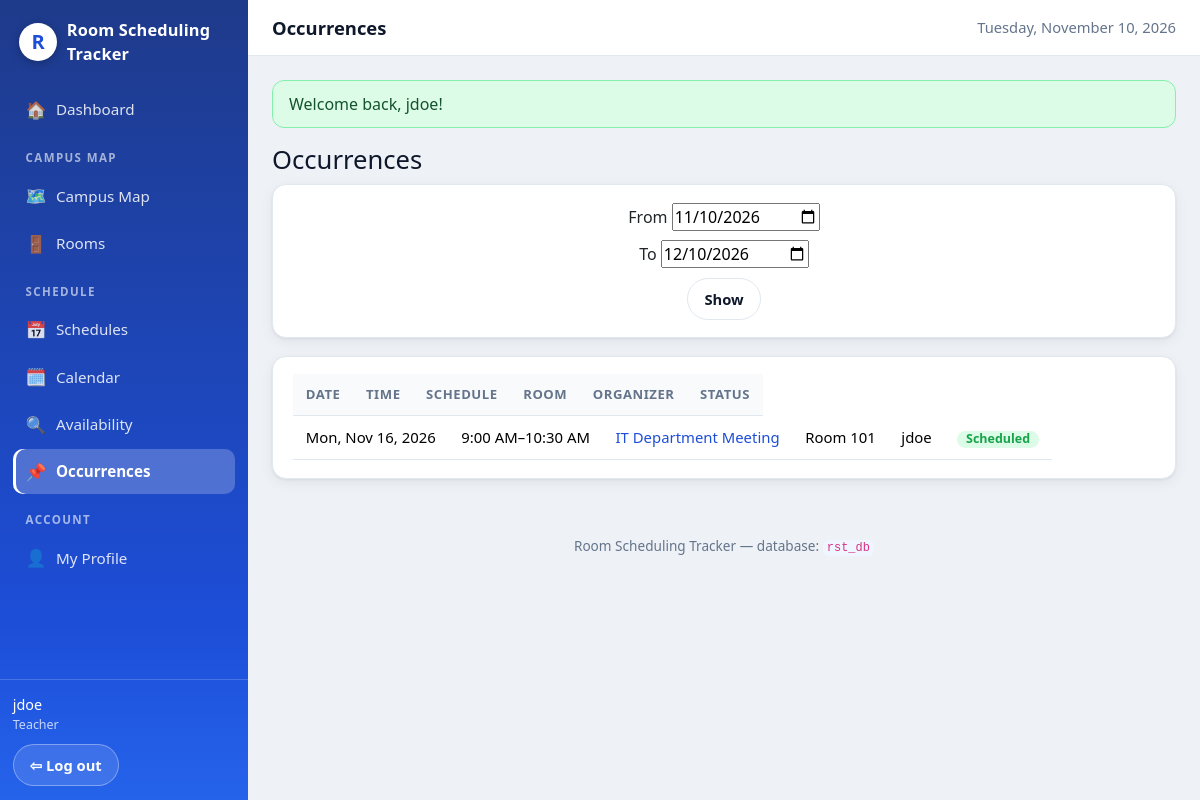
Screenshot of /occurrences (signed in) with the database file from the repository.
### tables this page shows
CREATE TABLE IF NOT EXISTS tblScheduleOccurrences (
  occurrence_id     INT UNSIGNED NOT NULL AUTO_INCREMENT,
  schedule_id       INT UNSIGNED NOT NULL,
  occurrence_date   DATE NOT NULL,
  room_id           INT UNSIGNED NOT NULL,
  start_time        TIME NOT NULL,
  end_time          TIME NOT NULL,
  occurrence_status VARCHAR(20) NOT NULL DEFAULT 'scheduled',
  PRIMARY KEY (occurrence_id),
  UNIQUE KEY uq_occurrences (schedule_id, occurrence_date, room_id, start_time),
  CONSTRAINT fk_occurrences_schedule FOREIGN KEY (schedule_id)
    REFERENCES tblSchedules (schedule_id) ON DELETE CASCADE ON UPDATE CASCADE,
  CONSTRAINT fk_occurrences_room FOREIGN KEY (room_id)
    REFERENCES tblRooms (room_id) ON DELETE RESTRICT ON UPDATE CASCADE,
  KEY idx_occurrences_room_date (room_id, occurrence_date, start_time),
  KEY idx_occurrences_date (occurrence_date),
  CONSTRAINT chk_occurrences_time CHECK (end_time > start_time)
);

CREATE TABLE IF NOT EXISTS tblUsers (
  user_id       INT UNSIGNED NOT NULL AUTO_INCREMENT,
  username      VARCHAR(50)  NOT NULL,
  email         VARCHAR(255) NOT NULL,
  password_hash VARCHAR(255) NOT NULL,
  profile_img   VARCHAR(255) NULL,
  role          VARCHAR(30)  NOT NULL DEFAULT 'student',
  section       VARCHAR(50)  NULL,
  org_name      VARCHAR(100) NULL,
  phone_number  VARCHAR(17)  NULL,
  PRIMARY KEY (user_id),
  UNIQUE KEY uq_users_username (username),
  UNIQUE KEY uq_users_email (email),
  KEY idx_users_role (role)
);

CREATE TABLE IF NOT EXISTS tblSchedules (
  schedule_id          INT UNSIGNED NOT NULL AUTO_INCREMENT,
  organizer_id         INT UNSIGNED NOT NULL,
  room_id              INT UNSIGNED NOT NULL,
  schedule_title       VARCHAR(150) NOT NULL,
  schedule_description TEXT NULL,
  recurrence_type      VARCHAR(20) NOT NULL DEFAULT 'one_time',
  start_date           DATE NOT NULL,
  end_date             DATE NULL,
  start_time           TIME NOT NULL,
  end_time             TIME NOT NULL,
  schedule_status      VARCHAR(20) NOT NULL DEFAULT 'active',
  admin_confirmed      TINYINT(1) NOT NULL DEFAULT 0,
  created_at           DATETIME NOT NULL DEFAULT CURRENT_TIMESTAMP,
  updated_at           DATETIME NOT NULL DEFAULT CURRENT_TIMESTAMP ON UPDATE CURRENT_TIMESTAMP,
  PRIMARY KEY (schedule_id),
  CONSTRAINT fk_schedules_organizer FOREIGN KEY (organizer_id)
    REFERENCES tblUsers (user_id) ON DELETE RESTRICT ON UPDATE CASCADE,
  CONSTRAINT fk_schedules_room FOREIGN KEY (room_id)
    REFERENCES tblRooms (room_id) ON DELETE RESTRICT ON UPDATE CASCADE,
  KEY idx_schedules_room_dates (room_id, start_date, end_date),
  KEY idx_schedules_organizer (organizer_id),
  CONSTRAINT chk_schedules_time CHECK (end_time > start_time)
);

CREATE TABLE IF NOT EXISTS tblRooms (
  room_id          INT UNSIGNED NOT NULL AUTO_INCREMENT,
  map_id           INT UNSIGNED NOT NULL,
  room_name        VARCHAR(100) NOT NULL,
  shape_type       VARCHAR(20)  NOT NULL DEFAULT 'rectangle',
  shape_data       JSON NOT NULL,
  room_description VARCHAR(255) NULL,
  room_status      VARCHAR(20)  NOT NULL DEFAULT 'active',
  created_at       DATETIME NOT NULL DEFAULT CURRENT_TIMESTAMP,
  updated_at       DATETIME NOT NULL DEFAULT CURRENT_TIMESTAMP ON UPDATE CURRENT_TIMESTAMP,
  PRIMARY KEY (room_id),
  UNIQUE KEY uq_rooms_map_name (map_id, room_name),
  CONSTRAINT fk_rooms_map FOREIGN KEY (map_id)
    REFERENCES tblMaps (map_id) ON DELETE CASCADE ON UPDATE CASCADE,
  KEY idx_rooms_status (room_status)
);

### controllers/OccurrenceController.php (called while the page is built, shortened)
<?php
final class OccurrenceController
{
    public function index(): void
    {
        $from = $_GET['from'] ?? date('Y-m-d');
        $to = $_GET['to'] ?? date('Y-m-d', strtotime('+30 days'));
        $roomId = isset($_GET['room_id']) && $_GET['room_id'] !== '' ? (int) $_GET['room_id'] : null;
        view('occurrences/index', [
            'title' => 'Occurrences',
            'occurrences' => $this->occurrences->forDateRange($from, $to, $roomId),
            'from' => $from, 'to' => $to, 'room_id' => $roomId,
        ]);
    }
}

### core/Database.php (called while the page is built, shortened)
<?php
final class Database
{
    private PDO $pdo;
    private function __construct(array $db)
    {
        $driver = $db['driver'] ?? 'mysql';
        try {
            if ($driver === 'sqlite') {
                $dir = dirname($db['path']);
                if (!is_dir($dir)) {
                    mkdir($dir, 0755, true);
                }
                $this->pdo = new PDO('sqlite:' . $db['path']);
                $this->pdo->exec('PRAGMA foreign_keys = ON');
            } else {
                $dsn = sprintf(
                    'mysql:host=%s;port=%s;dbname=%s;charset=%s',
                    $db['host'], $db['port'], $db['database'], $db['charset']
                );
                $this->pdo = new PDO($dsn, $db['username'], $db['password'], [
                    PDO::ATTR_ERRMODE            => PDO::ERRMODE_EXCEPTION,
                    PDO::ATTR_DEFAULT_FETCH_MODE => PDO::FETCH_ASSOC,
                    PDO::ATTR_EMULATE_PREPARES   => false,
                ]);
                return;
            }
            $this->pdo->setAttribute(PDO::ATTR_ERRMODE, PDO::ERRMODE_EXCEPTION);
            $this->pdo->setAttribute(PDO::ATTR_DEFAULT_FETCH_MODE, PDO::FETCH_ASSOC);
            $this->pdo->setAttribute(PDO::ATTR_EMULATE_PREPARES, false);
        } catch (PDOException $e) {
            throw new PDOException(
                'Could not connect to the database. Check your .env DB_* settings '
                . 'and make sure the database from database/rst_db.sql exists. '
                . 'Driver error: ' . $e->getMessage(),
                (int) $e->getCode(),
                $e
            );
        }
    }
    public function all(string $sql, array $params = []): array
    {
        $stmt = $this->pdo->prepare($sql);
        $stmt->execute($params);
        return $stmt->fetchAll();
    }
}

### models/ScheduleOccurrence.php (called while the page is built, shortened)
<?php
final class ScheduleOccurrence
{
    public function forDateRange(string $from, string $to, ?int $roomId = null): array
    {
        $sql = 'SELECT o.*, s.schedule_title, s.schedule_description, s.organizer_id, s.admin_confirmed,
                       r.room_name, m.map_name, u.username AS organizer_name
                FROM tblScheduleOccurrences o
                JOIN tblSchedules s ON s.schedule_id = o.schedule_id
                JOIN tblRooms r ON r.room_id = o.room_id
                JOIN tblMaps m ON m.map_id = r.map_id
                JOIN tblUsers u ON u.user_id = s.organizer_id
                WHERE o.occurrence_date BETWEEN ? AND ?';
        $params = [$from, $to];
        return $this->db->all($sql . ' ORDER BY o.occurrence_date, o.start_time, r.room_name', $params);
    }
}

### core/Auth.php (called while the page is built, shortened)
<?php
final class Auth
{
    public static function user(): ?array
    {
        return $_SESSION['user'] ?? null;
    }
    public static function check(): bool
    {
        return self::user() !== null;
    }
    public static function role(): ?string
    {
        return self::user()['role'] ?? null;
    }
}

### views/occurrences/index.php (the view)
<h1>Occurrences</h1>
<form method="get" action="<?= url('occurrences') ?>" class="card form-inline">
  <label>From <input type="date" name="from" value="<?= e($from) ?>"></label>
  <label>To <input type="date" name="to" value="<?= e($to) ?>"></label>
  <button class="btn" type="submit">Show</button>
</form>
<?php if (empty($occurrences)): ?><p class="muted">No occurrences in this range.</p>
<?php else: ?>
<table class="table card">
  <thead><tr><th>Date</th><th>Time</th><th>Schedule</th><th>Room</th><th>Organizer</th><th>Status</th></tr></thead>
  <tbody>
    <?php foreach ($occurrences as $occ): ?>
    <tr>
      <td><?= e(date('D, M j, Y', strtotime($occ['occurrence_date']))) ?></td>
      <td><?= time_12h($occ['start_time']) ?>–<?= time_12h($occ['end_time']) ?></td>
      <td><a href="<?= url('schedules/' . (int) $occ['schedule_id']) ?>"><?= e($occ['schedule_title']) ?></a></td>
      <td><?= e($occ['room_name']) ?></td>
      <td><?= e($occ['organizer_name']) ?></td>
      <td><?= status_badge($occ['occurrence_status']) ?></td>
    </tr>
    <?php endforeach; ?>
  </tbody>
</table>
<?php endif; ?>

### core/helpers.php (shortened to what this page needs)
<?php
function e(?string $value): string
{
    return htmlspecialchars($value ?? '', ENT_QUOTES, 'UTF-8');
}
function base_path(): string
{
    static $base = null;
    if ($base !== null) {
        return $base;
    }
    $base = '';
    $appUrl = getenv('APP_URL');
    if ($appUrl !== false && $appUrl !== '') {
        $p = parse_url($appUrl, PHP_URL_PATH);
    } elseif (isset($_SERVER['SCRIPT_NAME'])) {
        $script = str_replace('\\', '/', (string) $_SERVER['SCRIPT_NAME']);
        if (basename($script) === 'index.php') {
            $dir = rtrim(dirname($script), '/');
            $base = ($dir === '/' || $dir === '.' || $dir === '\\') ? '' : $dir;
        }
    }
    return $base;
}
function url(string $path = ''): string
{
    $path = ltrim($path, '/');
    return base_path() . ($path === '' ? '/' : '/' . $path);
}
function flashes(): array
{
    $out = $_SESSION['_flash'] ?? [];
    return $out;
}
function time_12h(string $time): string
{
    $ts = strtotime($time);
    return $ts === false ? $time : date('g:i A', $ts);
}
function status_badge(string $status): string
{
    $map = [
        'active' => 'green', 'scheduled' => 'green',
        'cancelled' => 'red', 'archived' => 'gray', 'completed' => 'blue',
        'unavailable' => 'red', 'skipped' => 'amber', 'moved' => 'blue',
        'modified' => 'blue',
    ];
    $class = $map[strtolower($status)] ?? 'gray';
    return '<span class="badge badge-' . $class . '">' . e(ucfirst($status)) . '</span>';
}

### views/layouts/main.php (shortened to what this page needs)
<!DOCTYPE html>
<html lang="en">
<head>
<link rel="stylesheet" href="https://cdn.jsdelivr.net/npm/bootstrap@5.3.3/dist/css/bootstrap.min.css">
<link rel="stylesheet" href="<?= url('assets/css/style.css') ?>">
</head>
<body>
<?php
$loggedIn = \App\Core\Auth::check(); $isAdmin = \App\Core\Auth::isAdmin();
$current = $current ?? '';
if ($current === '') {
    $reqPath = trim(parse_url($_SERVER['REQUEST_URI'] ?? '/', PHP_URL_PATH), '/');
    $base = trim(base_path(), '/');
    $seg = explode('/', $reqPath)[0] ?? '';
    $current = match ($seg) { '', 'index.php' => 'dashboard', 'maps' => 'maps', 'rooms' => 'rooms', 'schedules' => 'schedules', 'calendar' => 'calendar', 'availability' => 'availability', 'occurrences' => 'occurrences', 'users' => 'users', 'profile' => 'profile', default => $seg };
}
?>
<?php if ($loggedIn): ?>
<div class="app-shell">
  <aside class="sidebar">
    <a class="brand" href="<?= url('') ?>"><span class="brand-mark">R</span> Room Scheduling<br>Tracker</a>
    <nav>
      <a href="<?= url('') ?>" class="<?= $current === 'dashboard' ? 'active' : '' ?>"><span class="nav-icon">🏠</span> Dashboard</a>
      <p class="nav-section">Campus Map</p>
      <a href="<?= url('maps') ?>" class="<?= $current === 'maps' ? 'active' : '' ?>"><span class="nav-icon">🗺️</span> Campus Map</a>
      <a href="<?= url('rooms') ?>" class="<?= $current === 'rooms' ? 'active' : '' ?>"><span class="nav-icon">🚪</span> Rooms</a>
      <p class="nav-section">Schedule</p>
      <a href="<?= url('schedules') ?>" class="<?= $current === 'schedules' ? 'active' : '' ?>"><span class="nav-icon">📅</span> Schedules</a>
      <a href="<?= url('calendar') ?>" class="<?= $current === 'calendar' ? 'active' : '' ?>"><span class="nav-icon">🗓️</span> Calendar</a>
      <a href="<?= url('availability') ?>" class="<?= $current === 'availability' ? 'active' : '' ?>"><span class="nav-icon">🔍</span> Availability</a>
      <a href="<?= url('occurrences') ?>" class="<?= $current === 'occurrences' ? 'active' : '' ?>"><span class="nav-icon">📌</span> Occurrences</a>
      <p class="nav-section">Account</p>
      <a href="<?= url('profile') ?>" class="<?= $current === 'profile' ? 'active' : '' ?>"><span class="nav-icon">👤</span> My Profile</a>
    </nav>
    <div class="sidebar-foot">
      <span class="user-chip"><?= e(\App\Core\Auth::user()['username'] ?? '') ?> <small><?= e(\App\Core\Auth::role() ?? '') ?><?= \App\Core\Auth::role() === 'officer' ? ' (org officer)' : '' ?></small></span>
      <form method="post" action="<?= url('logout') ?>" class="inline-form"><?= csrf_field() ?><button class="btn btn-ghost" type="submit">⇦ Log out</button></form>
    </div>
  </aside>
  <div class="main-col">
    <header class="topbar">
      <p class="page-title"><?= e($title ?? 'Room Scheduling Tracker') ?></p>
      <div class="top-actions">
        <span class="muted"><?= e(date('l, F j, Y')) ?></span>
      </div>
    </header>
    <main class="content">
      <?php foreach (flashes() as $f): ?>
        <div class="flash flash-<?= e($f['type']) ?>"><?= e($f['message']) ?></div>
      <?php endforeach; ?>
      <?= $content ?? '' ?>
    </main>
    <footer class="footer">Room Scheduling Tracker — database: <code>rst_db</code></footer>
  </div>
</div>
<?php endif; ?>
</body>
</html>

### rows the page displays
tblscheduleoccurrences: tblusers.username "jdoe", occurrence_date "Mon, Nov 16, 2026", start_time "9:00 AM", end_time "10:30 AM", schedule.schedule_title "IT Department Meeting", room.room_name "Room 101", occurrence_status "Scheduled"

### other values shown
$title "Occurrences"
$f['message'] "Welcome back, jdoe!"
